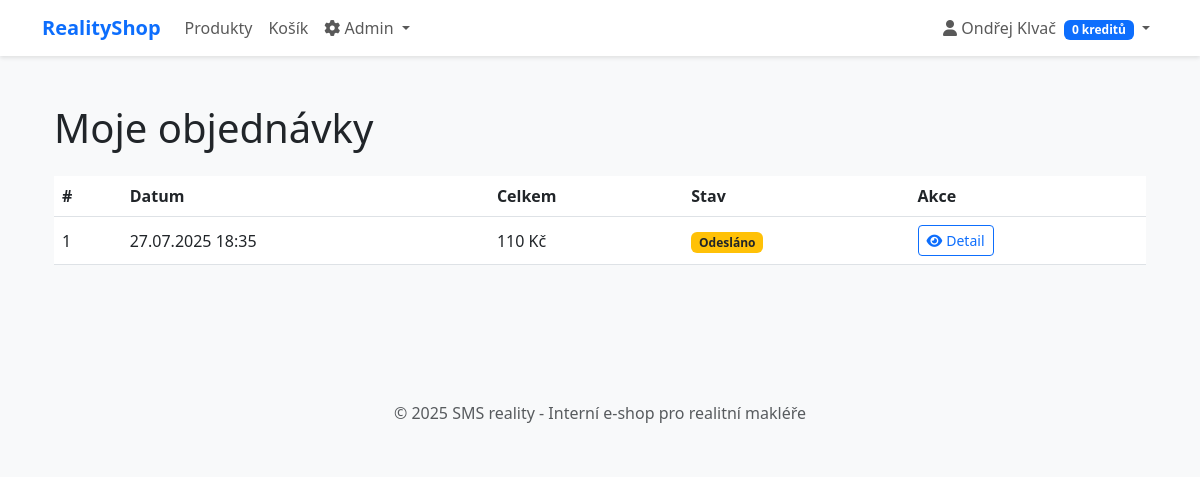
Page /orders (signed in) on the committed database.
### models.py (models this page shows, shortened)
class User(db.Model, UserMixin):
    id              = db.Column(db.Integer, primary_key=True)
    first_name      = db.Column(db.String(100), nullable=False)
    last_name       = db.Column(db.String(100), nullable=False)
    email           = db.Column(db.String(100), unique=True, nullable=False)
    address         = db.Column(db.Text, nullable=True)
    password        = db.Column(db.String(200), nullable=True)
    credits         = db.Column(db.Integer, default=0)
    is_admin        = db.Column(db.Boolean, default=False)
    is_password_set = db.Column(db.Boolean, default=False)
    orders          = db.relationship('Order', backref='user', lazy=True)
    carts           = db.relationship('Cart', backref='user', lazy=True)

class Order(db.Model):
    id               = db.Column(db.Integer, primary_key=True)
    user_id          = db.Column(db.Integer, db.ForeignKey('user.id'), nullable=False)
    shipping_id      = db.Column(db.Integer, db.ForeignKey('shipping.id'), nullable=False)
    shipping_address = db.Column(db.String(200), nullable=True)
    total_price      = db.Column(db.Integer, nullable=False)  # Celková cena v Kč
    credits_used     = db.Column(db.Integer, default=0)
    final_price      = db.Column(db.Integer, nullable=False)  # Po odečtení kreditů
    created_at       = db.Column(db.DateTime, default=datetime.utcnow)
    is_completed     = db.Column(db.Boolean, default=False)
    status           = db.Column(db.String(20), nullable=False, default='new')
    note             = db.Column(db.Text, nullable=True)          # poznámka od uživatele
    admin_note       = db.Column(db.Text, nullable=True)          # interní poznámka
    items            = db.relationship('OrderItem', backref='order', lazy=True)

### app.py (the view)
@app.route('/orders')
@login_required
def orders():
    page       = request.args.get('page', 1, type=int)
    pagination = Order.query.filter_by(user_id=current_user.id)\
        .order_by(Order.created_at.desc())\
        .paginate(page=page, per_page=10)
    return render_template('orders.html', orders=pagination.items, pagination=pagination)

### app.py (called while the page is built)
@login_manager.user_loader
def load_user(user_id):
    return User.query.get(int(user_id))

### templates/orders.html (shortened to what this page needs)
{% extends "base.html" %}
{% block content %}
<div class="container py-4">
  <h1 class="mb-4">Moje objednávky</h1>
  {% if orders %}
    <div class="table-responsive">
      <table class="table table-hover align-middle">
        <thead>
          <tr>
            <th scope="col">#</th>
            <th scope="col">Datum</th>
            <th scope="col">Celkem</th>
            <th scope="col">Stav</th>
            <th scope="col">Akce</th>
          </tr>
        </thead>
        <tbody>
          {% for o in orders %}
            <tr>
              <td>{{ o.id }}</td>
              <td>{{ o.created_at.strftime('%d.%m.%Y %H:%M') }}</td>
              <td>{{ o.final_price }} Kč</td>
              <td>
                {% if o.status == 'new' %}
                  <span class="badge bg-info">Nová</span>
                {% elif o.status == 'processing' %}
                  <span class="badge bg-primary">Zpracovává se</span>
                {% elif o.status == 'shipped' %}
                  <span class="badge bg-warning text-dark">Odesláno</span>
                {% elif o.status == 'delivered' %}
                  <span class="badge bg-success">Doručeno</span>
                {% elif o.status == 'cancelled' %}
                  <span class="badge bg-danger">Zrušeno</span>
                {% endif %}
              </td>
              <td>
                <a href="{{ url_for('order_detail', order_id=o.id) }}"
                   class="btn btn-sm btn-outline-primary">
                  <i class="fas fa-eye me-1"></i>Detail
                </a>
              </td>
            </tr>
          {% endfor %}
        </tbody>
      </table>
    </div>
  {% else %}
    <div class="alert alert-info">
      Zatím nemáte žádné objednávky.
    </div>
  {% endif %}
</div>
{% endblock %}

### templates/base.html (shortened to what this page needs)
<!DOCTYPE html>
<html lang="cs">
<head>
    <link href="https://cdn.jsdelivr.net/npm/bootstrap@5.3.0-alpha1/dist/css/bootstrap.min.css" rel="stylesheet">
    <link rel="stylesheet" href="https://cdnjs.cloudflare.com/ajax/libs/font-awesome/6.0.0/css/all.min.css">
</head>
<body>
    <nav class="navbar navbar-expand-lg navbar-light bg-white">
        <div class="container">
            <a class="navbar-brand fw-bold text-primary" href="{{ url_for('index') }}">RealityShop</a>
            <div class="collapse navbar-collapse" id="navbarNav">
                <ul class="navbar-nav me-auto">
                    <li class="nav-item">
                        <a class="nav-link" href="{{ url_for('index') }}">Produkty</a>
                    </li>
                    {% if current_user.is_authenticated %}
                        <li class="nav-item">
                            <a class="nav-link" href="{{ url_for('cart') }}">Košík</a>
                        </li>
                        {% if current_user.is_admin %}
                            <li class="nav-item dropdown">
                                <a class="nav-link dropdown-toggle" href="#" id="adminDropdown" role="button" data-bs-toggle="dropdown">
                                    <i class="fas fa-cog"></i> Admin
                                </a>
                            </li>
                        {% endif %}
                    {% endif %}
                </ul>
                <ul class="navbar-nav">
                    {% if current_user.is_authenticated %}
                        <li class="nav-item dropdown">
                            <a class="nav-link dropdown-toggle" href="#" id="userDropdown" role="button" data-bs-toggle="dropdown">
                                <i class="fas fa-user"></i> {{ current_user.first_name }} {{ current_user.last_name }}
                                <span class="badge bg-primary ms-1">{{ current_user.credits }} kreditů</span>
                             </a>
                        </li>
                    {% else %}
                        <li class="nav-item">
                            <a class="nav-link" href="{{ url_for('login') }}">Přihlásit se</a>
                        </li>
                    {% endif %}
                </ul>
            </div>
        </div>
    </nav>
    <div class="container py-4">
        {% block content %}{% endblock %}
    </div>
    <footer class="bg-light py-4 mt-5">
        <div class="container text-center">
            <p class="mb-0 text-muted">&copy; 2025 SMS reality - Interní e-shop pro realitní makléře</p>
        </div>
    </footer>
</body>
</html>

### templates/base.html (style rules this page uses)
body { font-family: 'Segoe UI', Tahoma, Geneva, Verdana, sans-serif; background-color: #f8f9fa; }
.navbar { box-shadow: 0 2px 4px rgba(0, 0, 0, 0.1); }

### rows in the picture
User: first_name "Ondřej", last_name "Klvač", credits "0"
Order: id "1", created_at "27.07.2025 18:35", final_price "110", status "Odesláno"
